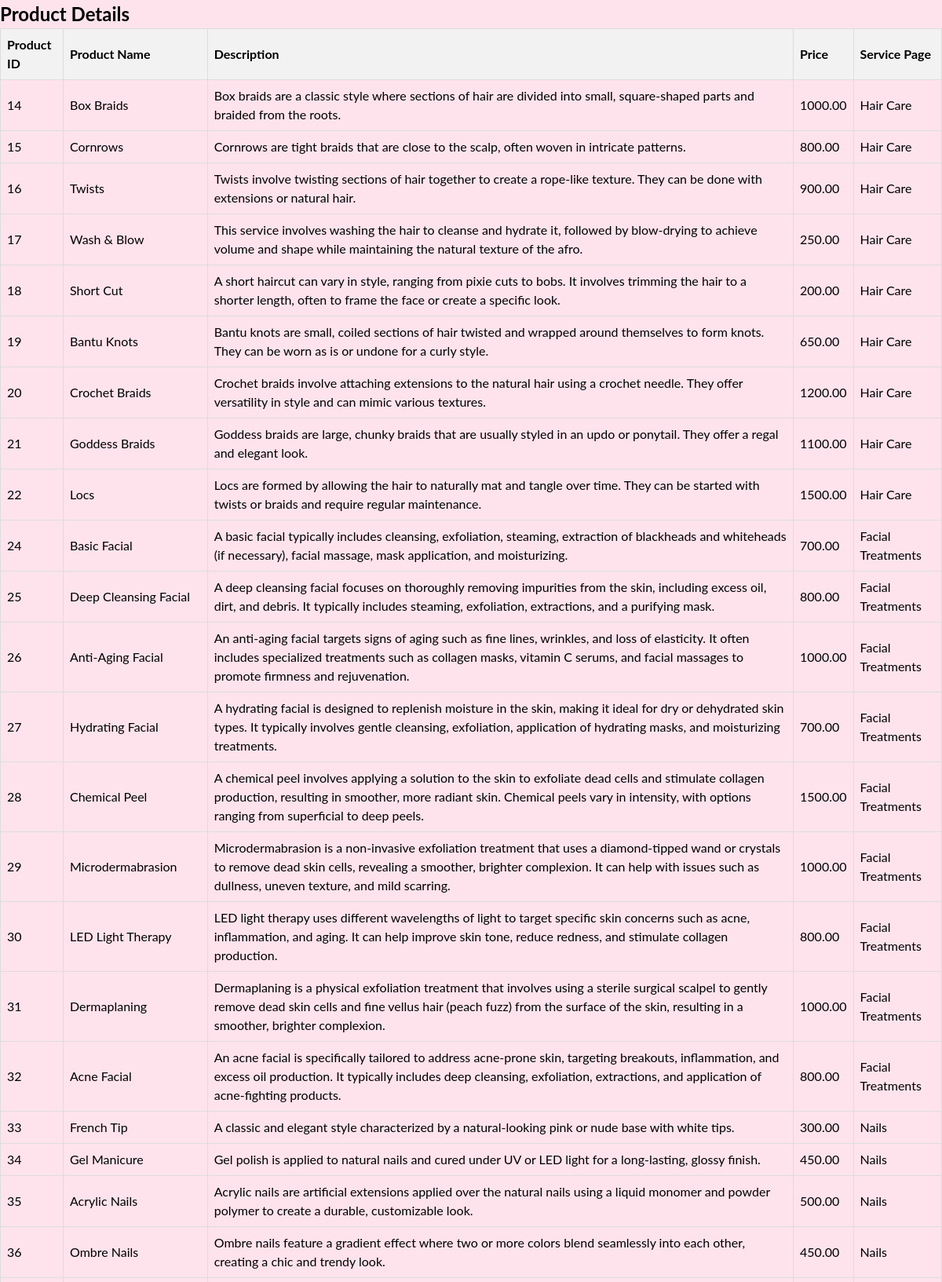
/product_list.php (upper part), run on the app's committed database.
### tables this page shows
CREATE TABLE `products` (
  `id` int(11) NOT NULL,
  `name` varchar(255) NOT NULL,
  `price` decimal(10,2) NOT NULL,
  `description` text DEFAULT NULL,
  `created_at` timestamp NOT NULL DEFAULT current_timestamp(),
  `service_page` varchar(255) DEFAULT NULL,
  `image` varchar(255) DEFAULT NULL
);

### product_list.php (the view, shortened to what this page needs)
<?php
include 'db_connection.php';
$sql = "SELECT * FROM products";
$result = $conn->query($sql);
?>
<!DOCTYPE html>
<html lang="en">
<head>
    <link rel="stylesheet" href="https://cdnjs.cloudflare.com/ajax/libs/font-awesome/6.4.0/css/all.min.css" />
    <link rel="stylesheet" href="https://cdnjs.cloudflare.com/ajax/libs/font-awesome/6.0.0-beta3/css/all.min.css">
    <link rel="stylesheet" href="style.css" />
    <link rel="stylesheet" href="style2.css" />
</head>
<body>
    <h2>Product Details</h2>
    <table>
        <tr>
            <th>Product ID</th>
            <th>Product Name</th>
            <th>Description</th>
            <th>Price</th>
            <th>Service Page</th>
        </tr>
        <?php
        if ($result->num_rows > 0) {
            while($row = $result->fetch_assoc()) {
                echo "<tr>";
                echo "<td>" . $row["id"] . "</td>";
                echo "<td>" . $row["name"] . "</td>";
                echo "<td>" . $row["description"] . "</td>";
                echo "<td>" . $row["price"] . "</td>";
                echo "<td>" . $row["service_page"] . "</td>";
                echo "</tr>";
            }
        } else {
            echo "<tr><td colspan='5'>No products found</td></tr>";
        }
        ?>
    </table>
</body>
</html>

### style.css (style rules this page uses)
* { margin: 0; padding: 0; box-sizing: border-box; list-style: none; }
body { font-family: "Lato", Helvetica, Arial, sans-serif; font-size: 16px; background-color: #fee3ec; line-height: 1.5; }

### product_list.php (style rules this page uses)
table { width: 100%; border-collapse: collapse; }
th, td { border: 1px solid #ddd; padding: 8px; text-align: left; }
th { background-color: #f2f2f2; }

### data on the page
products: id "14", name "Box Braids", description "Box braids are a classic style where sections of hair are divided into small, square-shaped parts and braided from the roots.", price "1000.00", service_page "Hair Care"
products: id "15", name "Cornrows", description "Cornrows are tight braids that are close to the scalp, often woven in intricate patterns.", price "800.00", service_page "Hair Care"
products: id "16", name "Twists", description "Twists involve twisting sections of hair together to create a rope-like texture. They can be done with extensions or natural hair.", price "900.00", service_page "Hair Care"
products: id "17", name "Wash & Blow", description "This service involves washing the hair to cleanse and hydrate it, followed by blow-drying to achieve volume and shape while maintaining the natural texture of the afro.", price "250.00", service_page "Hair Care"
products: id "18", name "Short Cut", description "A short haircut can vary in style, ranging from pixie cuts to bobs. It involves trimming the hair to a shorter length, often to frame the face or create a specific look.", price "200.00", service_page "Hair Care"
products: id "19", name "Bantu Knots", description "Bantu knots are small, coiled sections of hair twisted and wrapped around themselves to form knots. They can be worn as is or undone for a curly style.", price "650.00", service_page "Hair Care"
products: id "20", name "Crochet Braids", description "Crochet braids involve attaching extensions to the natural hair using a crochet needle. They offer versatility in style and can mimic various textures.", price "1200.00", service_page "Hair Care"
products: id "21", name "Goddess Braids", description "Goddess braids are large, chunky braids that are usually styled in an updo or ponytail. They offer a regal and elegant look.", price "1100.00", service_page "Hair Care"
products: id "22", name "Locs", description "Locs are formed by allowing the hair to naturally mat and tangle over time. They can be started with twists or braids and require regular maintenance.", price "1500.00", service_page "Hair Care"
products: id "24", name "Basic Facial", description "A basic facial typically includes cleansing, exfoliation, steaming, extraction of blackheads and whiteheads (if necessary), facial massage, mask application, and moisturizing.", price "700.00", service_page "Facial Treatments"
products: id "25", name "Deep Cleansing Facial", description "A deep cleansing facial focuses on thoroughly removing impurities from the skin, including excess oil, dirt, and debris. It typically includes steaming, exfoliation, extractions, and a purifying mask.", price "800.00", service_page "Facial Treatments"
products: id "26", name "Anti-Aging Facial", description "An anti-aging facial targets signs of aging such as fine lines, wrinkles, and loss of elasticity. It often includes specialized treatments such as collagen masks, vitamin C serums, and facial massages to promote firmness and rejuvenation.", price "1000.00", service_page "Facial Treatments"
products: id "27", name "Hydrating Facial", description "A hydrating facial is designed to replenish moisture in the skin, making it ideal for dry or dehydrated skin types. It typically involves gentle cleansing, exfoliation, application of hydrating masks, and moisturizing treatments.", price "700.00", service_page "Facial Treatments"
products: id "28", name "Chemical Peel", description "A chemical peel involves applying a solution to the skin to exfoliate dead cells and stimulate collagen production, resulting in smoother, more radiant skin. Chemical peels vary in intensity, with options ranging from superficial to deep peels.", price "1500.00", service_page "Facial Treatments"
products: id "29", name "Microdermabrasion", description "Microdermabrasion is a non-invasive exfoliation treatment that uses a diamond-tipped wand or crystals to remove dead skin cells, revealing a smoother, brighter complexion. It can help with issues such as dullness, uneven texture, and mild scarring.", price "1000.00", service_page "Facial Treatments"
products: id "30", name "LED Light Therapy", description "LED light therapy uses different wavelengths of light to target specific skin concerns such as acne, inflammation, and aging. It can help improve skin tone, reduce redness, and stimulate collagen production.", price "800.00", service_page "Facial Treatments"
products: id "31", name "Dermaplaning", description "Dermaplaning is a physical exfoliation treatment that involves using a sterile surgical scalpel to gently remove dead skin cells and fine vellus hair (peach fuzz) from the surface of the skin, resulting in a smoother, brighter complexion.", price "1000.00", service_page "Facial Treatments"
products: id "32", name "Acne Facial", description "An acne facial is specifically tailored to address acne-prone skin, targeting breakouts, inflammation, and excess oil production. It typically includes deep cleansing, exfoliation, extractions, and application of acne-fighting products.", price "800.00", service_page "Facial Treatments"
products: id "33", name "French Tip", description "A classic and elegant style characterized by a natural-looking pink or nude base with white tips.", price "300.00", service_page "Nails"
products: id "34", name "Gel Manicure", description "Gel polish is applied to natural nails and cured under UV or LED light for a long-lasting, glossy finish.", price "450.00", service_page "Nails"
products: id "35", name "Acrylic Nails", description "Acrylic nails are artificial extensions applied over the natural nails using a liquid monomer and powder polymer to create a durable, customizable look.", price "500.00", service_page "Nails"
products: id "36", name "Ombre Nails", description "Ombre nails feature a gradient effect where two or more colors blend seamlessly into each other, creating a chic and trendy look.", price "450.00", service_page "Nails"
